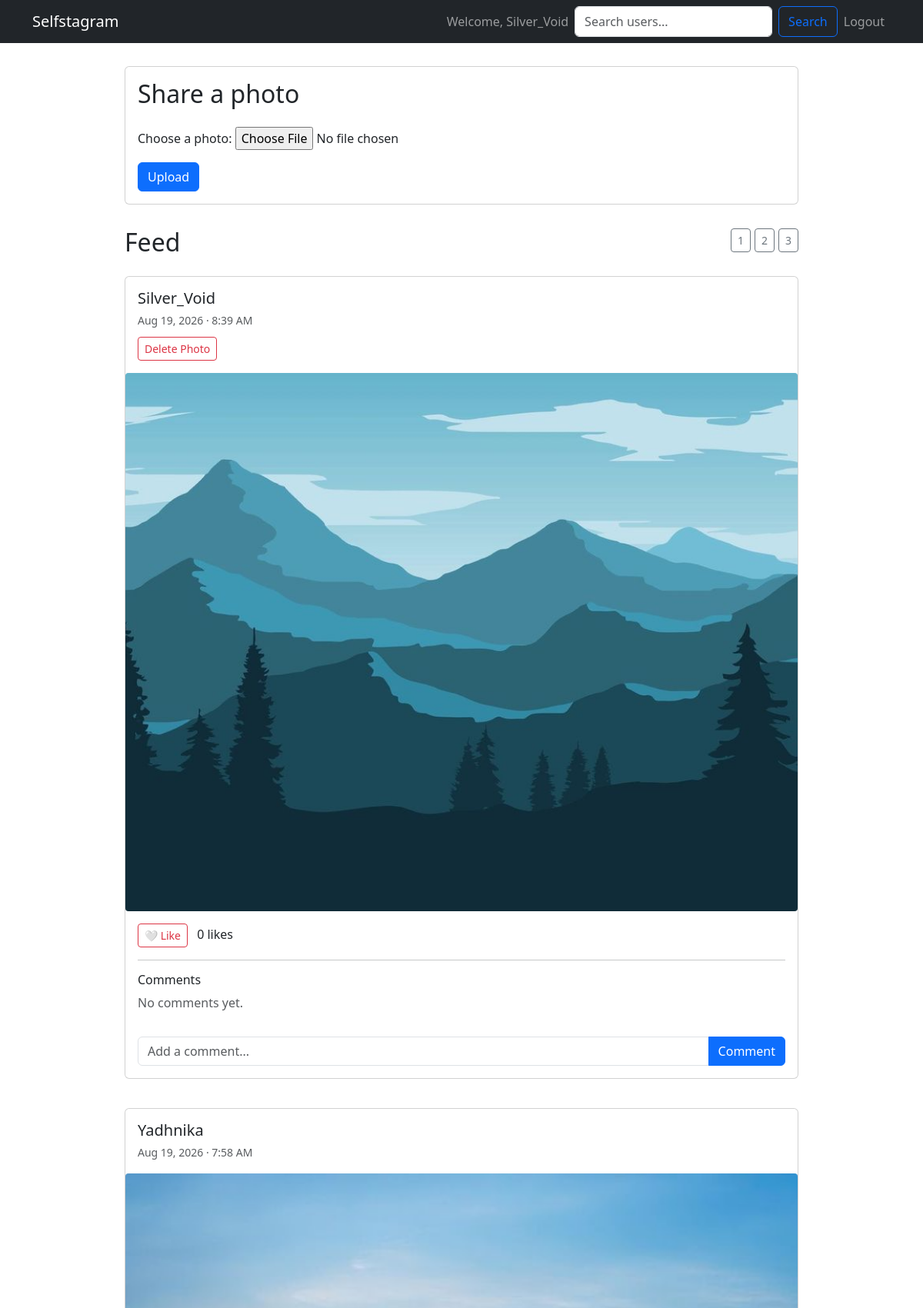
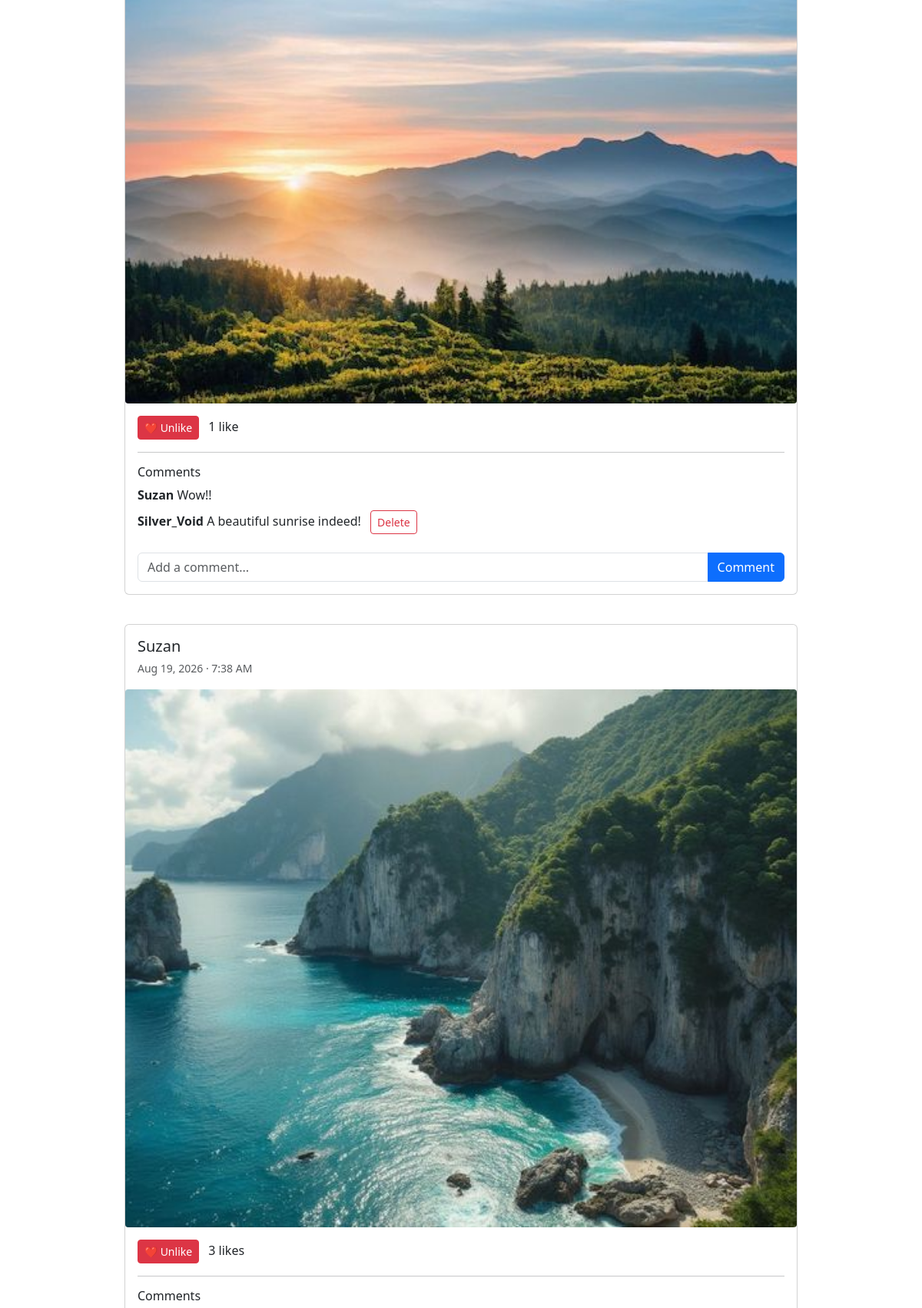
Screenshot of / (signed in, upper part) with the database file from the repository (2 pictures, top to bottom).
### myapp/models.py (models this page shows, shortened)
class Image(models.Model):
    user = models.ForeignKey(User, on_delete=models.CASCADE, related_name="images")
    photo = models.ImageField(upload_to="Images")
    date = models.DateTimeField(auto_now_add=True)

class Comment(models.Model):
    user = models.ForeignKey(User, on_delete=models.CASCADE, related_name="comments")
    image = models.ForeignKey(Image, on_delete=models.CASCADE, related_name="comments")
    text = models.CharField(max_length=500)
    date = models.DateTimeField(auto_now_add=True)
    class Meta:
        ordering = ["date"]

### myapp/views.py (the view)
# urls.py: path('', views.home, name='home'),  # This will require login due to @login_required
@login_required
def home(request):
    if request.method == "POST":
        form = ImageForm(request.POST, request.FILES)
        if form.is_valid():
            picture = form.save(commit=False)
            picture.user = request.user
            picture.save()
            return redirect("home")
    else:
        form = ImageForm()
    images = (
        Image.objects
        .select_related("user")
        .prefetch_related("likes", "comments__user")
        .order_by("-date")
    )
    paginator = Paginator(images, 12)
    page_number = request.GET.get("page")
    page_obj = paginator.get_page(page_number)
    liked_image_ids = set(
        Like.objects.filter(
            user=request.user,
            image__in=page_obj.object_list
        ).values_list("image_id", flat=True)
    )
    return render(
        request,
        "myapp/home.html",
        {
            "img": page_obj.object_list,
            "form": form,
            "liked_image_ids": liked_image_ids,
            "page_obj": page_obj,
        },
    )

### myapp/forms.py
class ImageForm(forms.ModelForm):
    class Meta:
        model = Image
        fields = ['photo']
        labels = {'photo': 'Choose a photo'}

### myapp/templates/myapp/home.html (shortened to what this page needs)
{% extends "base.html" %}
{% block content %}
<div class="container feed-container">
    <div class="card upload-card">
        <div class="card-body">
            <h2 class="mb-4">Share a photo</h2>
            <form method="POST" enctype="multipart/form-data">
                {{ form.as_p }}
                <button type="submit" class="btn btn-primary">
                    Upload
                </button>
            </form>
        </div>
    </div>
    <div class="d-flex justify-content-between align-items-center mb-3">
        <h2>Feed</h2>
        <div class="layout-buttons">
            <button
                type="button"
                class="btn btn-outline-secondary btn-sm"
                onclick="setGrid(1)">
                1
            </button>
            <button
                type="button"
                class="btn btn-outline-secondary btn-sm"
                onclick="setGrid(2)">
                2
            </button>
            <button
                type="button"
                class="btn btn-outline-secondary btn-sm"
                onclick="setGrid(3)">
                3
            </button>
        </div>
    </div>
    {% if img %}
        <div id="photoGrid" class="photo-grid grid-1">
            {% for image in img %}
                <div class="grid-item">
                    <div class="card post-card">
                        <div class="card-body">
                            <h5 class="mb-1">
                                <a
                                    href="{% url 'profile' image.user.username %}"
                                    class="username-link">
                                    {{ image.user.username }}
                                </a>
                            </h5>
                            <small class="text-muted">
                                {{ image.date|date:"M d, Y · g:i A" }}
                            </small>
                            {% if image.user == request.user %}
                                <form
                                    method="POST"
                                    action="{% url 'delete_image' image.id %}"
                                    class="delete-photo-form"
                                    onsubmit="return confirm('Are you sure you want to delete this photo?');">
                                    <button
                                        type="submit"
                                        class="btn btn-outline-danger btn-sm">
                                        Delete Photo
                                    </button>
                                </form>
                            {% endif %}
                        </div>
                        <img
                            src="{{ image.photo.url }}"
                            class="post-image"
                            alt="Photo uploaded by {{ image.user.username }}">
                        <div class="card-body">
                            <form
                                method="POST"
                                action="{% url 'toggle_like' image.id %}"
                                class="d-inline">
                                {% if image.id in liked_image_ids %}
                                    <button
                                        type="submit"
                                        class="btn btn-danger btn-sm">
                                        ❤️ Unlike
                                    </button>
                                {% else %}
                                    <button
                                        type="submit"
                                        class="btn btn-outline-danger btn-sm">
                                        🤍 Like
                                    </button>
                                {% endif %}
                            </form>
                            <span class="ms-2">
                                {{ image.likes.count }}
                                like{{ image.likes.count|pluralize }}
                            </span>
                            <hr>
                            <h6>Comments</h6>
                            <div class="comments-section">
                                {% for comment in image.comments.all %}
                                <div class="comment">
                                    <strong>
                                        {{ comment.user.username }}
                                    </strong>
                                    {{ comment.text }}
                                    {% if comment.user == request.user %}
                                        <form
                                            method="POST"
                                            action="{% url 'delete_comment' comment.id %}"
                                            class="d-inline"
                                            onsubmit="return confirm('Delete this comment?');">
                                            <button
                                                type="submit"
                                                class="btn btn-sm btn-outline-danger ms-2">
                                                Delete
                                            </button>
                                        </form>
                                    {% endif %}
                                </div>
                            {% empty %}
                                <p class="text-muted">
                                    No comments yet.
                                </p>
                            {% endfor %}
                            </div>
                            <form
                                method="POST"
                                action="{% url 'add_comment' image.id %}"
                                class="mt-3">
                                <div class="input-group">
                                    <input
                                        type="text"
                                        name="text"
                                        class="form-control"
                                        placeholder="Add a comment..."
                                        maxlength="500"
                                        required>
                                    <button
                                        type="submit"
                                        class="btn btn-primary">
                                        Comment
                                    </button>
                                </div>
                            </form>
                        </div>
                    </div>
                </div>
            {% endfor %}
        </div>
    {% else %}
        <div class="alert alert-secondary">
            No photos have been uploaded yet.
        </div>
    {% endif %}
</div>
{% endblock %}

### myapp/templates/base.html (shortened to what this page needs)
<!DOCTYPE html>
<html lang="en">
<head>
    <link href="https://cdn.jsdelivr.net/npm/bootstrap@5.3.0/dist/css/bootstrap.min.css" rel="stylesheet">
</head>
<body>
    <nav class="navbar navbar-expand-lg navbar-dark bg-dark">
        <div class="container">
            <a class="navbar-brand" href="{% url 'home' %}">Selfstagram</a>
            <div class="collapse navbar-collapse" id="navbarNav">
                <ul class="navbar-nav ms-auto">
                    {% if user.is_authenticated %}
                        <li class="nav-item">
                            <span class="nav-link">Welcome, {{ user.username }}</span>
                        </li>
                         <form method="GET" action="{% url 'search_users' %}" class="d-flex">
    <input
        type="search"
        name="q"
        class="form-control me-2"
        placeholder="Search users..."
        value="{{ request.GET.q }}"
    >
    <button type="submit" class="btn btn-outline-primary">
        Search
    </button>
</form>
                        <li class="nav-item">
                            <form method="post" action="{% url 'logout' %}" class="d-inline">
                                <button type="submit" class="btn btn-link nav-link">Logout</button>
                            </form>
                        </li>
                    {% endif %}
                </ul>
            </div>
        </div>
    </nav>
    {% block content %}
    {% endblock %}
</body>
</html>

### myapp/templates/myapp/home.html (style rules this page uses)
.feed-container { max-width: 900px; margin: 30px auto; }
.upload-card { margin-bottom: 30px; }
.post-card { margin-bottom: 30px; }
.post-image { width: 100%; max-height: 700px; object-fit: contain; background: #f5f5f5; }
.username-link { text-decoration: none; color: inherit; }
.comment { margin-bottom: 8px; }
.grid-1 .grid-item { width: 100%; }
.photo-grid { display: flex; flex-wrap: wrap; margin: -4px; }
.grid-item { padding: 4px; }
.grid-item img { width: 100%; aspect-ratio: 1 / 1; object-fit: cover; display: block; border-radius: 4px; }
.layout-buttons { display: flex; justify-content: flex-end; gap: 5px; margin-bottom: 15px; }
.delete-photo-form { margin-top: 10px; }
.comments-section { max-height: 250px; overflow-y: auto; padding-right: 8px; }

### rows the page displays
Image: user.username "Silver_Void", date "Aug 19, 2026 · 8:39 AM", shows "Delete Photo", photo (picture), shows "🤍 Like", likes.count "0"
Image: user.username "Yadhnika", date "Aug 19, 2026 · 7:58 AM", photo (picture), shows "❤️ Unlike", likes.count "1"
Comment: user.username "Suzan", text "Wow!!"
Comment: user.username "Silver_Void", text "A beautiful sunrise indeed!", shows "Delete"
Image: user.username "Suzan", date "Aug 19, 2026 · 7:38 AM", photo (picture), shows "❤️ Unlike", likes.count "3"

### other values shown
{{ user.username }} "Silver_Void"
